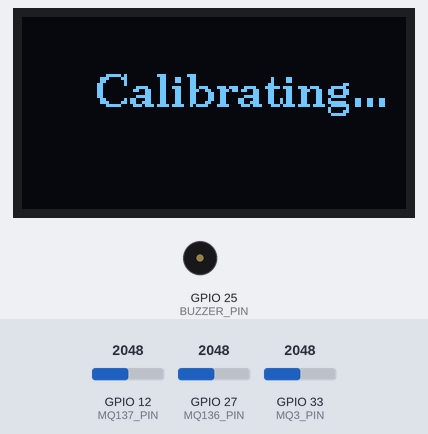
Bench run of a sketch on a simulated ESP32. Parts: 128×64 one-colour display, buzzer (waves = sounding, pin HIGH). The inputs (shaded band) are chosen by the test bench; at power-on: GPIO 12 (MQ137_PIN) = 2048, GPIO 27 (MQ136_PIN) = 2048, GPIO 33 (MQ3_PIN) = 2048. No radio packets arrive unless stated; what the sketch prints to the serial monitor is not drawn.

Above: at 0.2 s.
At 20.3 s:
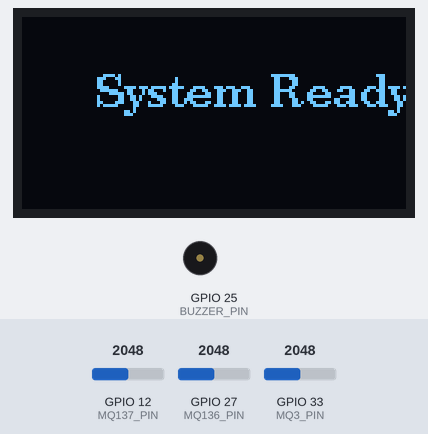
At 23.9 s:
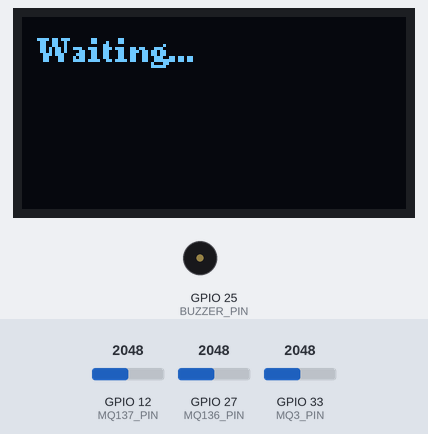

The sketch:

gas_edge.ino
```cpp
#include <SPI.h>
#include <LoRa.h>
#include <Wire.h>
#include <U8g2lib.h>
// #include <Mhz19.h>

// ---------- Sensor Pins ----------
#define MQ136_PIN 27
#define MQ3_PIN 33
#define MQ137_PIN 12
// #define MHZ19_RX 32  // ESP32 RX (connects to MH-Z19 TX)
// #define MHZ19_TX 13  // ESP32 TX (connects to MH-Z19 RX)

// --- LoRa Pin Definitions ---
#define LORA_NSS 5   // SPI Chip Select
#define LORA_RST 14  // Reset
#define LORA_DIO0 26 // IRQ (Interrupt Request)

// --- Buzzer Pin Definition ---
#define BUZZER_PIN 25 // Buzzer connected to GPIO 25

// ---------- Constants ----------
const int CALIBRATION_SAMPLES = 100; // Number of samples for Ro calibration
const int SAMPLE_INTERVAL = 1000;    // 1 second between readings
const float RL = 10.0;               // Load resistor in kΩ
const float ADC_MAX = 4095.0;        // 12-bit ADC (0–4095)
const float VREF = 3.3;              // ADC reference voltage

// --- Objects ---
// OLED Display
U8G2_SH1106_128X64_NONAME_F_HW_I2C u8g2(U8G2_R0, U8X8_PIN_NONE);

// MH-Z19 Setup (Fixed based on your working code)
HardwareSerial mySerial(2); // Use UART2
// Mhz19 myMhz19;

// ---------- Global Variables ----------
float Ro3 = 0.0, Ro136 = 0.0, Ro137 = 0.0;
bool calibrated = false;
int counter = 0;
String prev_pred = "";
int last_co2_ppm = 400; // Default fallback value

// ---------- Helper Functions ----------
float readSensorVoltage(int pin)
{
    int adcValue = analogRead(pin);
    return (adcValue * VREF / ADC_MAX);
}

float calculateRs(float vOut)
{
    if (vOut <= 0.0)
        return -1.0;
    return RL * (VREF - vOut) / vOut; // Rs = RL * (Vc - Vout) / Vout
}

void displayPrediction(String pred)
{
    u8g2.clearBuffer();
    u8g2.setFont(u8g2_font_ncenB10_tr);
    u8g2.drawStr(10, 30, "Prediction:");
    u8g2.setFont(u8g2_font_ncenB14_tr);
    u8g2.drawStr(20, 55, pred.c_str());
    u8g2.sendBuffer();
}

void calibrateSensors()
{
    Serial.println("======================================================");
    Serial.println("     MQ-3 / MQ-136 / MQ-137 CALIBRATION STARTED     ");
    Serial.println("======================================================");

    float sum3 = 0, sum136 = 0, sum137 = 0;

    for (int i = 0; i < CALIBRATION_SAMPLES; i++)
    {
        float v3 = readSensorVoltage(MQ3_PIN);
        float v136 = readSensorVoltage(MQ136_PIN);
        float v137 = readSensorVoltage(MQ137_PIN);

        float Rs3 = calculateRs(v3);
        float Rs136 = calculateRs(v136);
        float Rs137 = calculateRs(v137);

        sum3 += Rs3;
        sum136 += Rs136;
        sum137 += Rs137;

        Serial.printf("[Sample %3d/%d] Rs3=%.3f | Rs136=%.3f | Rs137=%.3f\n",
                      i + 1, CALIBRATION_SAMPLES, Rs3, Rs136, Rs137);
        delay(200); // Small delay between samples
    }

    Ro3 = sum3 / CALIBRATION_SAMPLES;
    Ro136 = sum136 / CALIBRATION_SAMPLES;
    Ro137 = sum137 / CALIBRATION_SAMPLES;
    calibrated = true;

    Serial.println("\n✅ Calibration Complete!");
    Serial.printf("  Ro3 (MQ-3)     = %.3f kΩ\n", Ro3);
    Serial.printf("  Ro136 (MQ-136) = %.3f kΩ\n", Ro136);
    Serial.printf("  Ro137 (MQ-137) = %.3f kΩ\n", Ro137);
    Serial.println("======================================================");
}

void setup()
{
    Serial.begin(115200);
    while (!Serial)
        ;

    Serial.println("LoRa Transmitter (Calibrated Sensors)");

    // --- Initialize Buzzer Pin ---
    pinMode(BUZZER_PIN, OUTPUT);
    digitalWrite(BUZZER_PIN, LOW); // Ensure buzzer is off

    // --- Initialize OLED Display ---
    u8g2.begin();
    u8g2.clearBuffer();
    u8g2.setFont(u8g2_font_ncenB10_tr);
    u8g2.drawStr(10, 30, "Gas Analyzer");
    u8g2.drawStr(20, 50, "Starting...");
    u8g2.sendBuffer();

    // --- Initialize LoRa ---
    LoRa.setPins(LORA_NSS, LORA_RST, LORA_DIO0);
    if (!LoRa.begin(433E6))
    {
        Serial.println("Starting LoRa failed!");
        u8g2.clearBuffer();
        u8g2.drawStr(10, 30, "LoRa Failed!");
        u8g2.sendBuffer();
        while (1)
            ;
    }

    // // --- Initialize MH-Z19 (Fixed Logic) ---
    // mySerial.begin(9600, SERIAL_8N1, MHZ19_RX, MHZ19_TX);
    // myMhz19.begin(&mySerial);
    // myMhz19.disableAutoBaseCalibration();

    // Serial.println("MH-Z19 warming up (3 min recommended)...");
    // u8g2.clearBuffer();
    // u8g2.drawStr(20, 30, "Warming up...");
    // u8g2.sendBuffer();

    // Display ready message
    u8g2.clearBuffer();
    u8g2.setFont(u8g2_font_ncenB10_tr);
    u8g2.drawStr(25, 30, "Calibrating...");
    u8g2.sendBuffer();

    calibrateSensors();

    u8g2.clearBuffer();
    u8g2.drawStr(25, 30, "System Ready");
    u8g2.sendBuffer();
    delay(2000);
}

void loop()
{
    if (!calibrated)
        return;

    // --- Read Analog Sensor Values ---
    int i = 0;
    float v3[5], v136[5], v137[5], Rs3[5], Rs136[5], Rs137[5], mq3_value[5], mq136_value[5], mq137_value[5] , slope3[4], slope136[4], slope137[4];
    while (i < 5)
    {
        v3[i] = readSensorVoltage(MQ3_PIN);
        v136[i] = readSensorVoltage(MQ136_PIN);
        v137[i] = readSensorVoltage(MQ137_PIN);

        Rs3[i] = calculateRs(v3[i]);
        Rs136[i] = calculateRs(v136[i]);
        Rs137[i] = calculateRs(v137[i]);

        mq3_value[i] = Rs3[i] / Ro3;
        mq136_value[i] = Rs136[i] / Ro136;
        mq137_value[i] = Rs137[i] / Ro137;
        i++;
        delay(300);//need to figure this out
    }
    int avg_mq3 = 0, avg_mq136 = 0, avg_mq137 = 0;
    for (int j = 0; j < 5; j++)
    {
        avg_mq3 += mq3_value[j];
        avg_mq136 += mq136_value[j];
        avg_mq137 += mq137_value[j];
    }
    avg_mq3 /= 5;
    avg_mq136 /= 5;
    avg_mq137 /= 5;
    Serial.printf("MQ-3 Ratio: %.3f | MQ-136 Ratio: %.3f | MQ-137 Ratio: %.3f\n",
                  avg_mq3, avg_mq136, avg_mq137);
    for(int i=0;i<4;i++){
        slope3[i] = (mq3_value[i+1] - mq3_value[i])*100/mq3_value[i];
        slope136[i] = (mq136_value[i+1] - mq136_value[i])*100/mq136_value[i];
        slope137[i] = (mq137_value[i+1] - mq137_value[i])*100/mq137_value[i];
    }
    int avgslope_mq3 = 0, avgslope_mq136 = 0, avgslope_mq137 = 0;
    for (int j = 0; j < 4; j++)
    {
        avgslope_mq3 += slope3[j];
        avgslope_mq136 += slope136[j];
        avgslope_mq137 += slope137[j];
    }
    avgslope_mq3 /= 4;
    avgslope_mq136 /= 4;
    avgslope_mq137 /= 4;
    Serial.printf("MQ-3 Slope: %.3f%% | MQ-136 Slope: %.3f%% | MQ-137 Slope: %.3f%%\n",
                  avgslope_mq3, avgslope_mq136, avgslope_mq137);
    // // --- Read CO2 Sensor---
    // int mhz19_value = -1;
    // if (myMhz19.isReady()) {
    //   mhz19_value = myMhz19.getCarbonDioxide();
    //   if (mhz19_value > 0) last_co2_ppm = mhz19_value;
    //   Serial.printf("CO₂ (ppm): %d\n", mhz19_value);
    // } else {
    //   Serial.println("MH-Z19 not ready, using last valid CO₂ value.");
    //   mhz19_value = last_co2_ppm;
    // }

    // --- Create Data Packet ---
    String dataPacket = String(avg_mq3) + "," +
                        String(avg_mq136) + "," +
                        String(avg_mq137) + "," +
                        String(avgslope_mq3) + "," +
                        String(avgslope_mq136) + "," +
                        String(avgslope_mq137) + "," +
                        // String(mhz19_value) + "," +
                        String(counter);
    // --- Send LoRa Packet ---
    LoRa.beginPacket();
    LoRa.print(dataPacket);
    LoRa.endPacket();

    Serial.print("Sending packet: ");
    Serial.println(dataPacket);

    counter++;

    // --- Wait for Prediction from Receiver ---
    Serial.println("Waiting for prediction...");

    // Display waiting status on OLED
    u8g2.clearBuffer();
    u8g2.setFont(u8g2_font_ncenB08_tr);
    u8g2.drawStr(5, 15, "Waiting...");
    u8g2.sendBuffer();

    long startTime = millis();
    bool replyReceived = false;

    while (millis() - startTime < 5000)
    { // Wait up to 5 seconds
        int packetSize = LoRa.parsePacket();
        if (packetSize)
        {
            String reply = "";
            while (LoRa.available())
            {
                reply += (char)LoRa.read();
            }
            Serial.print("Prediction received: ");
            Serial.println(reply);
            replyReceived = true;

            // Display prediction on OLED
            displayPrediction(reply);

            // Check if gas has changed and trigger buzzer
            if (prev_pred != "" && prev_pred != reply)
            {
                Serial.println("Gas has changed.");
                // Turn on buzzer for 0.5 seconds
                digitalWrite(BUZZER_PIN, HIGH);
                delay(500);
                digitalWrite(BUZZER_PIN, LOW);
            }
            prev_pred = reply;
            break;
        }
    }

    if (!replyReceived)
    {
        Serial.println("No reply received, timeout.");

        // Display timeout on OLED
        u8g2.clearBuffer();
        u8g2.setFont(u8g2_font_ncenB10_tr);
        u8g2.drawStr(15, 30, "No Response");
        u8g2.setFont(u8g2_font_ncenB08_tr);
        u8g2.drawStr(30, 50, "Timeout");
        u8g2.sendBuffer();
    }

    delay(1000); // Send data every 5 seconds
}
```

Measured:
- what the display in image 0 shows lasts 20.1 s, from 0.1 s to 20.2 s
- what the display in image 1 shows lasts 3.6 s, from 20.2 s to 23.8 s
- what the display in image 2 shows lasts 5.1 s, from 23.8 s to 28.9 s
